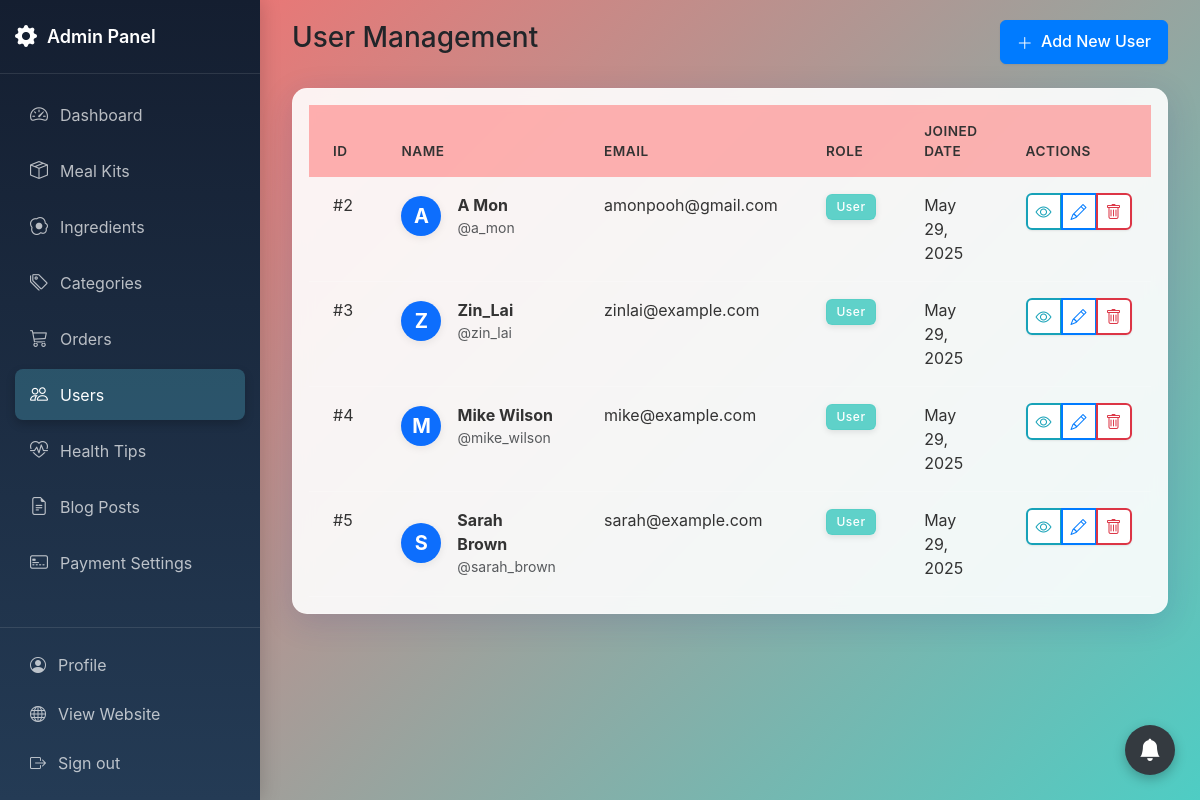
Before: /admin/users.php (signed in) with the older database file.
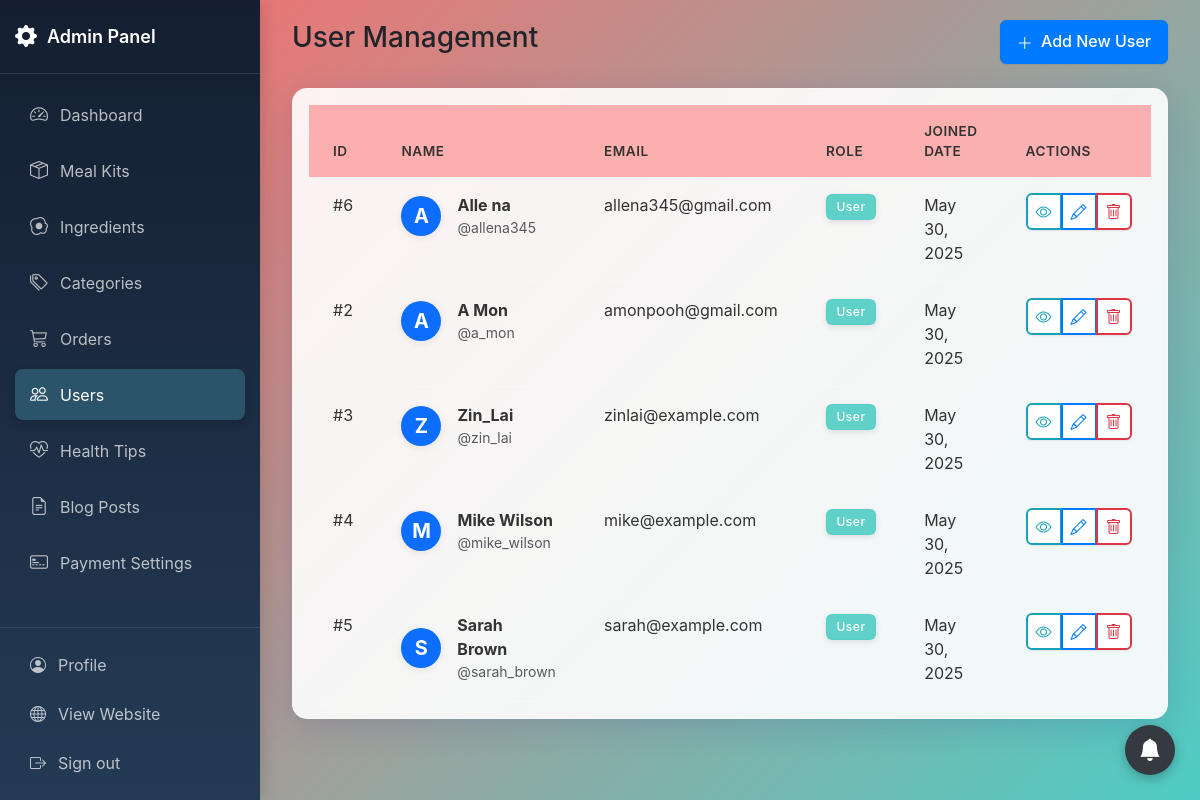
After: the same page with the newer database file.
### tables this page shows
CREATE TABLE users (
    user_id INT PRIMARY KEY AUTO_INCREMENT,
    username VARCHAR(50) UNIQUE NOT NULL,
    email VARCHAR(100) UNIQUE NOT NULL,
    password VARCHAR(255) NOT NULL,
    full_name VARCHAR(100) NOT NULL,
    role TINYINT(1) DEFAULT 0 COMMENT '0: user, 1: admin',
    is_active TINYINT(1) DEFAULT 1 COMMENT '0: inactive, 1: active',
    last_login_at DATETIME DEFAULT NULL,
    inactivity_reason VARCHAR(255) DEFAULT NULL,
    deactivated_at DATETIME DEFAULT NULL,
    reactivated_at DATETIME DEFAULT NULL,
    created_at TIMESTAMP DEFAULT CURRENT_TIMESTAMP
);

### admin/users.php (the view, shortened to what the changed rows need)
<?php
require_once '../includes/auth_check.php';
$users = [];
$current_user_id = $_SESSION['user_id'];
$result = $mysqli->query("
    SELECT
        u.user_id,
        u.username,
        u.email,
        u.full_name,
        u.role,
        u.created_at,
        COALESCE(up.dietary_restrictions, 'None') as dietary_restrictions,
        COALESCE(up.allergies, 'None') as allergies,
        COALESCE(up.cooking_experience, 0) as cooking_experience,
        COALESCE(up.household_size, 0) as household_size
    FROM users u
    LEFT JOIN user_preferences up ON u.user_id = up.user_id
    WHERE u.user_id != $current_user_id
    ORDER BY u.created_at DESC
");
if ($result) {
    while ($row = $result->fetch_assoc()) {
        switch($row['cooking_experience']) {
            case 0:
                $row['cooking_experience_display'] = 'Beginner';
                break;
            case 1:
                $row['cooking_experience_display'] = 'Intermediate';
                break;
            case 2:
                $row['cooking_experience_display'] = 'Advanced';
                break;
        }
        $users[] = $row;
    }
}
?>
<!DOCTYPE html>
<html lang="en">
<head>
    <link href="https://cdn.jsdelivr.net/npm/bootstrap@5.3.0/dist/css/bootstrap.min.css" rel="stylesheet">
    <link rel="stylesheet" href="https://cdn.jsdelivr.net/npm/bootstrap-icons@1.11.3/font/bootstrap-icons.min.css">
    <link rel="stylesheet" href="https://cdn.datatables.net/1.13.7/css/dataTables.bootstrap5.min.css">
    <link rel="stylesheet" href="assets/css/admin.css">
</head>
<body>
<div class="admin-container">
    <?php include 'includes/sidebar.php'; ?>
    <main class="main-content">
        <div class="container-fluid">
            <div class="row">
                <div class="col-12">
                    <div class="card">
                        <div class="card-body">
                            <div class="table-responsive">
                                <table class="table table-hover" id="usersTable">
                                    <thead>
                                        <tr>
                                            <th>ID</th>
                                            <th>Name</th>
                                            <th>Email</th>
                                            <th>Role</th>
                                            <th>Joined Date</th>
                                            <th>Actions</th>
                                        </tr>
                                    </thead>
                                    <tbody>
                                        <?php foreach ($users as $user): ?>
                                            <tr>
                                                <td>#<?php echo $user['user_id']; ?></td>
                                                <td>
                                                    <div class="d-flex align-items-center">
                                                        <div class="avatar-circle bg-primary text-white fw-bold d-flex align-items-center justify-content-center me-2" style="width: 40px; height: 40px; border-radius: 50%; font-size: 1.25rem; box-shadow: 0 2px 8px rgba(0,0,0,0.08);">
                                                            <?php echo strtoupper(substr($user['full_name'], 0, 1)); ?>
                                                        </div>
                                                        <div class="ms-2">
                                                            <div class="fw-bold"><?php echo htmlspecialchars($user['full_name']); ?></div>
                                                            <div class="small text-muted">@<?php echo htmlspecialchars($user['username']); ?></div>
                                                        </div>
                                                    </div>
                                                </td>
                                                <td><?php echo htmlspecialchars($user['email']); ?></td>
                                                <td>
                                                    <span class="badge bg-<?php echo $user['role'] == 1 ? 'danger' : 'info'; ?>">
                                                        <?php echo $user['role'] == 1 ? 'Admin' : 'User'; ?>
                                                    </span>
                                                </td>
                                                <td><?php echo date('M d, Y', strtotime($user['created_at'])); ?></td>
                                                <td>
                                                    <div class="btn-group">
                                                        <button type="button" class="btn btn-sm btn-outline-info"
                                                                onclick="viewUserDetails(<?php echo $user['user_id']; ?>)">
                                                            <i class="bi bi-eye"></i>
                                                        </button>
                                                        <button type="button" class="btn btn-sm btn-outline-primary"
                                                                onclick="editUser(<?php echo $user['user_id']; ?>)">
                                                            <i class="bi bi-pencil"></i>
                                                        </button>
                                                        <button type="button" class="btn btn-sm btn-outline-danger"
                                                                onclick="deleteUser(<?php echo $user['user_id']; ?>)">
                                                            <i class="bi bi-trash"></i>
                                                        </button>
                                                    </div>
                                                </td>
                                            </tr>
                                        <?php endforeach; ?>
                                    </tbody>
                                </table>
                            </div>
                        </div>
                    </div>
                </div>
            </div>
        </div>
    </main>
</div>
</body>
</html>

Changed rows visible on the page:
added users: user_id "6", full_name "A", full_name "Alle na", username "allena345", email "allena345@gmail.com", role "User", created_at "May 30, 2025"
changed users "A Mon": created_at "May 29, 2025" → "May 30, 2025"
changed users "Zin_Lai": created_at "May 29, 2025" → "May 30, 2025"
changed users "Mike Wilson": created_at "May 29, 2025" → "May 30, 2025"
changed users "Sarah Brown": created_at "May 29, 2025" → "May 30, 2025"
